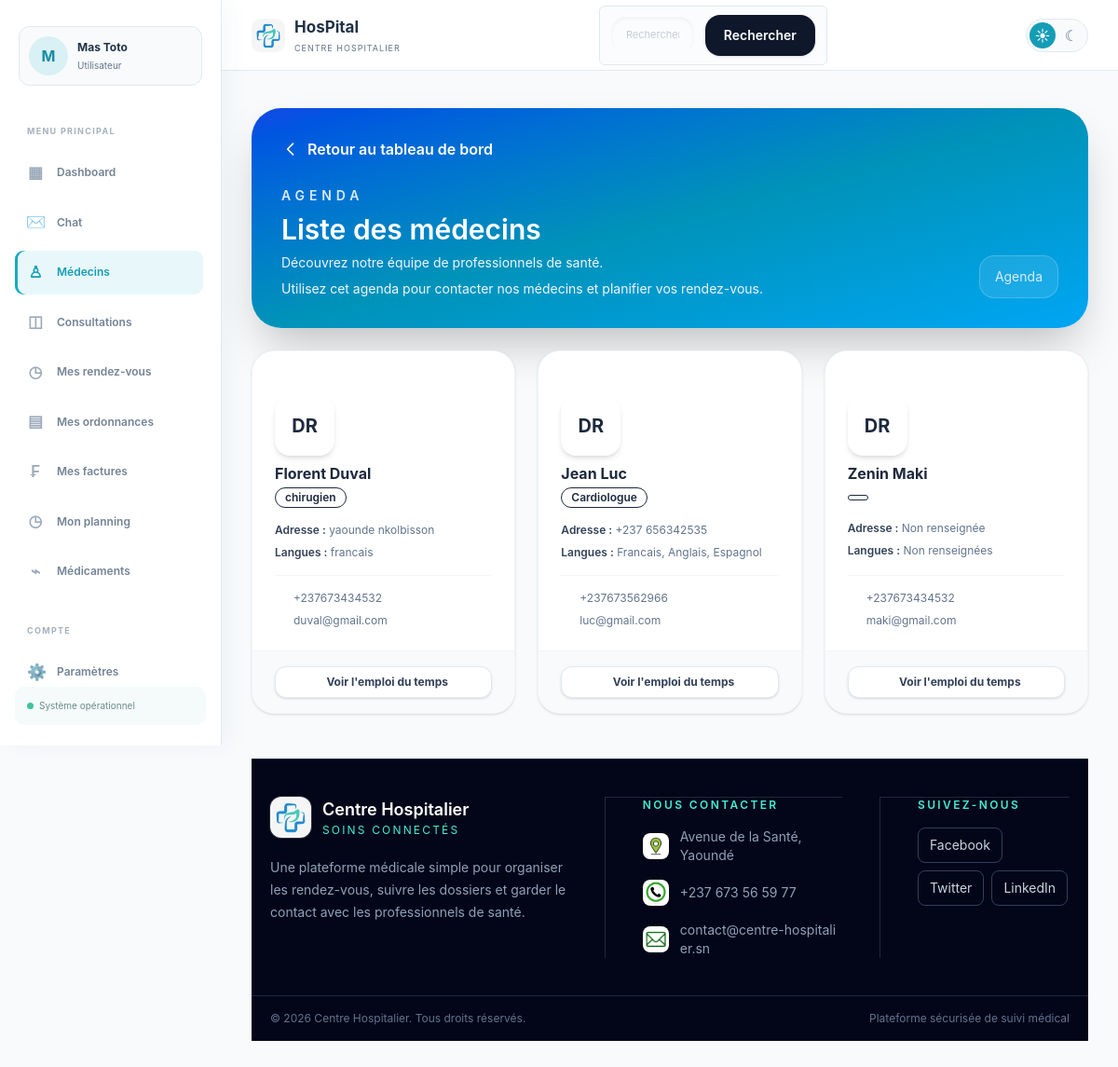
The app's page /medecin/ (signed in) with its own data.
### hopital/models.py (models this page shows, shortened)
class CustomUser(AbstractUser):
    ROLE_CHOICES = [
        ('user', 'Utilisateur'),
        ('medecin', 'Medecin'),
        ('admin', 'Administrateur'),
        ('secretaire', 'Secretaire'),
    ]
    role = models.CharField(max_length=20, choices=ROLE_CHOICES, default='user')
    nom = models.CharField(max_length=100, blank=True, null=True)
    prenom = models.CharField(max_length=100, blank=True, null=True)
    sexe = models.CharField(max_length=10, blank=True, null=True)
    telephone = models.CharField(max_length=20, blank=True, null=True)
    adresse = models.CharField(max_length=255, blank=True, default='')
    specialite = models.CharField(max_length=100, blank=True, default='')
    langues = models.CharField(max_length=255, blank=True, default='')
    photo_profil = models.ImageField(upload_to='profils/', blank=True, null=True)
    date_naissance = models.DateField(blank=True, null=True)
    medecin_traitant = models.ForeignKey(
        'self',
        on_delete=models.SET_NULL,
        null=True,
        blank=True,
        related_name='patients_suivis'
    )

### hopital/views.py (the view)
# urls.py: path('medecin/', medecin_list, name='medecin-list'),
@login_required
def medecin_list(request):
    medecins_users = CustomUser.objects.filter(role='medecin').order_by('nom', 'prenom')
    doctors = []
    for u in medecins_users:
        doctors.append({
            'id': u.pk,
            'prenom': u.prenom or '',
            'nom': u.nom or '',
            'specialite': getattr(u, 'specialite', ''),
            'adresse': getattr(u, 'adresse', ''),
            'langues': getattr(u, 'langues', ''),
            'telephone': u.telephone or '',
            'email': u.email,
            'is_user': True,
        })
    return render(request, 'medecin-list.html', {'doctors': doctors})

### hopital/templates/medecin-list.html (shortened to what this page needs)
{% load static %}
<!DOCTYPE html>
<html lang="fr">
<head>
    <link rel="stylesheet" href="{% static 'css/hboard.css' %}">
    <script src="https://cdn.jsdelivr.net/npm/@tailwindcss/browser@4"></script>
    <link href="./output.css" rel="stylesheet">
</head>
<body class="min-h-screen bg-slate-50 text-slate-800">
    {% include 'header.html' %}
    <main class="mx-auto max-w-7xl px-6 py-10 lg:px-8">
        <section class="rounded-[2rem] bg-gradient-to-br from-blue-700 via-cyan-600 to-sky-500 p-8 text-white shadow-2xl">
            <div class="mb-6">
                <a href="{% url 'hboard' %}" class="inline-flex items-center gap-2 text-white hover:text-sky-400 font-semibold">
                    <svg class="w-5 h-5" fill="none" stroke="currentColor" viewBox="0 0 24 24">
                        <path stroke-linecap="round" stroke-linejoin="round" stroke-width="2" d="M15 19l-7-7 7-7"></path>
                    </svg>
                    Retour au tableau de bord
                </a>
            </div>
            <div class="flex flex-col gap-4 lg:flex-row lg:items-end lg:justify-between">
                <div>
                    <p class="text-sm font-semibold uppercase tracking-[0.35em] text-blue-100">Agenda</p>
                    <h1 class="mt-2 text-3xl font-semibold">Liste des médecins</h1>
                    <p class="mt-2 max-w-2xl text-sm text-blue-50">Découvrez notre équipe de professionnels de santé.</p>
                    <p class="mt-2 max-w-2xl text-sm text-blue-50">Utilisez cet agenda pour contacter nos médecins et planifier vos rendez-vous.</p>
                </div>
                <div class="rounded-2xl border border-white/20 bg-white/10 px-4 py-3 backdrop-blur">
                    <p class="text-sm text-blue-100">Agenda</p>
                </div>
            </div>
        </section><br>
        {% block content %}
            <div class="space-y-6">
                <div class="grid grid-cols-1 md:grid-cols-2 lg:grid-cols-3 gap-6">
                    {% for med in doctors %}
                    <div class="bg-white rounded-3xl border border-slate-100 shadow-sm overflow-hidden flex flex-col hover:shadow-md transition-shadow duration-200">
                        <div class="h-20 bg-gradient-to-r from-hospital-900 to-hospital-700 relative">
                        </div>
                        <div class="p-6 pt-0 flex-1 flex flex-col relative">
                            <div class="w-16 h-16 rounded-2xl bg-white border-4 border-white shadow-md text-hospital-600 flex items-center justify-center font-bold text-xl absolute -top-8 left-6">
                                DR
                            </div>
                            <div class="mt-10 space-y-4 flex-1 flex flex-col">
                                <div>
                                    <h3 class="font-bold text-slate-800 text-base leading-snug">{{ med.prenom }} {{ med.nom }}</h3>
                                    <span class="text-xs text-hospital-600 font-semibold bg-hospital-50 border border-hospital-100 px-2.5 py-0.5 rounded-full inline-block mt-1">{{ med.specialite }}</span>
                                </div>
                                <div class="flex-1 space-y-2 text-xs text-slate-500">
                                    <p><span class="font-semibold text-slate-700">Adresse :</span> {{ med.adresse|default:"Non renseignée" }}</p>
                                    <p><span class="font-semibold text-slate-700">Langues :</span> {{ med.langues|default:"Non renseignées" }}</p>
                                </div>
                                <div class="pt-4 border-t border-slate-100 space-y-2 text-xs text-slate-500">
                                    <p class="flex items-center"> {{ med.telephone|default:"Téléphone non renseigné" }}</p>
                                    <p class="flex items-center"> {{ med.email|default:"contact@santeplus.fr" }}</p>
                                </div>
                            </div>
                        </div>
                        <div class="px-6 py-4 bg-slate-50 border-t border-slate-100 flex justify-between items-center">
                            {% if med.is_user %}
                            <div class="flex w-full flex-col gap-2 sm:flex-row">
                                <a href="{% url 'view_doctor_planning' med.id %}" class="w-full text-center px-4 py-2 bg-white hover:bg-hospital-50 text-slate-700 hover:text-hospital-600 border border-slate-200 rounded-xl text-xs font-bold transition flex items-center justify-center shadow-sm">
                                     Voir l'emploi du temps
                                </a>
                            </div>
                            {% else %}
                            <button disabled class="w-full text-center px-4 py-2 bg-slate-100 text-slate-400 border border-slate-200 rounded-xl text-xs font-bold">Planning non disponible</button>
                            {% endif %}
                        </div>
                    </div>
                    {% endfor %}
                </div>
            </div>
        {% endblock %}
    {% include 'footer.html' %}
</body>
</html>

### hopital/templates/header.html (shortened to what this page needs)
{% load static %}
<aside class="app-sidebar" id="app-sidebar" data-app-sidebar>
    <a href="{% url 'parametres' %}" class="sidebar-profile">
        {% if request.user.photo_profil %}
            <img src="{{ request.user.photo_profil.url }}" alt="Photo de {{ request.user.prenom|default:request.user.username }}">
        {% else %}
            <span class="sidebar-profile-fallback">{{ request.user.prenom|default:request.user.username|first|upper }}</span>
        {% endif %}
        <span class="sidebar-profile-info"><strong>{{ request.user.prenom|default:'' }} {{ request.user.nom|default:'' }}</strong><small>{{ request.user.get_role_display|default:'Utilisateur' }}</small></span>
    </a>
    <nav class="app-sidebar-nav" aria-label="Navigation principale">
        <p class="app-nav-label">Menu principal</p>
        <a class="app-nav-link {% if request.resolver_match.url_name == 'hboard' %}is-active{% endif %}" href="{% url 'hboard' %}"><span aria-hidden="true">▦</span>Dashboard</a>
        <a class="app-nav-link chat-nav-link " href="{% url 'chat_inbox' %}"><span class="chat-icon" aria-hidden="true">✉</span><span class="app-nav-link-label">Chat</span></a>
        <a class="app-nav-link {% if request.resolver_match.url_name == 'medecin-list' %}is-active{% endif %}" href="{% url 'medecin-list' %}"><span aria-hidden="true">♙</span>Médecins</a>
        <a class="app-nav-link " href="{% if request.user.role == 'medecin' %}{% url 'medecin_consultation' %}{% elif request.user.role == 'user' or request.user.role == 'patient' %}{% url 'patient_consultation' %}{% else %}{% url 'staff_consultations' %}{% endif %}"><span aria-hidden="true">◫</span>Consultations</a>
        {% if request.user.role == 'user' or request.user.role == 'patient' %}
        <a class="app-nav-link {% if request.resolver_match.url_name == 'patient_rendez_vous' %}is-active{% endif %}" href="{% url 'patient_rendez_vous' %}"><span aria-hidden="true">◷</span>Mes rendez-vous</a>
        <a class="app-nav-link {% if request.resolver_match.url_name == 'patient_ordonnances' %}is-active{% endif %}" href="{% url 'patient_ordonnances' %}"><span aria-hidden="true">▤</span>Mes ordonnances</a>
        <a class="app-nav-link {% if request.resolver_match.url_name == 'patient_factures' %}is-active{% endif %}" href="{% url 'patient_factures' %}"><span aria-hidden="true">₣</span>Mes factures</a>
        {% endif %}
        <a class="app-nav-link {% if request.resolver_match.url_name == 'medecin_planning' %}is-active{% endif %}" href="{% if request.user.role == 'medecin' %}{% url 'medecin_planning' %}{% else %}{% url 'medecin-list' %}{% endif %}"><span aria-hidden="true">◷</span>Mon planning</a>
        <a class="app-nav-link {% if request.resolver_match.url_name == 'stock_medicaments' %}is-active{% endif %}" href="{% url 'stock_medicaments' %}"><span aria-hidden="true">⌁</span>Médicaments</a>
        <p class="app-nav-label app-nav-label-spaced">Compte</p>
        <a class="app-nav-link {% if request.resolver_match.url_name == 'parametres' %}is-active{% endif %}" href="{% url 'parametres' %}"><span aria-hidden="true">⚙</span>Paramètres</a>
    </nav>
    <div class="app-sidebar-footer"><span></span>Système opérationnel</div>
</aside>
<header class="app-header">
    <nav class="app-header-nav">
        <a href="{% url 'hboard' %}" class="app-header-brand">
            <img src="{% static 'images/hos.png' %}" alt="Logo HosPital" class="app-header-logo">
            <span><strong>HosPital</strong><small>Centre hospitalier</small></span>
        </a>
        <div class="search-box">
                <form method="get" action="{% url 'hboard' %}" title="saisissez le nom de l'utilisateur" class="flex flex-col gap-3 sm:flex-row sm:items-center">
                    <div class="relative w-full">
                        <input type="text" name="q" value="{{ search_results.query|default:'' }}" placeholder="Rechercher un patient, un médecin, une consultation ou une chambre" class="w-full rounded-2xl border border-slate-200 bg-slate-50 px-4 py-3 text-sm text-slate-800 shadow-inner outline-none transition focus:border-cyan-500 focus:bg-white focus:ring-4 focus:ring-cyan-100">
                    </div>
                    <button type="submit" class="rounded-2xl bg-slate-900 px-5 py-3 text-sm font-semibold text-white shadow-sm transition hover:bg-slate-700">Rechercher</button>
                </form>
            </div>
        <div class="app-header-actions">
            <div class="theme-switcher" role="group" aria-label="Choisir le thème">
                <button type="button" class="theme-button" data-theme-choice="light" aria-label="Activer le thème clair" title="Thème clair">☀</button>
                <button type="button" class="theme-button" data-theme-choice="dark" aria-label="Activer le thème sombre" title="Thème sombre">☾</button>
            </div>
        </div>
    </nav>
</header>

### records on screen
CustomUser: user.prenom|first "M", user.prenom "Mas", user.nom "Toto", user.role "Utilisateur"
CustomUser: prenom "Florent", nom "Duval", specialite "chirugien", adresse "yaounde nkolbisson", langues "francais", telephone "+237673434532", email "duval@gmail.com"
CustomUser: prenom "Jean", nom "Luc", specialite "Cardiologue", adresse "+237 656342535", langues "Francais, Anglais, Espagnol", telephone "+237673562966", email "luc@gmail.com"
CustomUser: prenom "Zenin", nom "Maki", telephone "+237673434532", email "maki@gmail.com"

### other values on screen
{{ med.adresse|default:"Non renseignée" }} "Non renseignée"
{{ med.langues|default:"Non renseignées" }} "Non renseignées"
